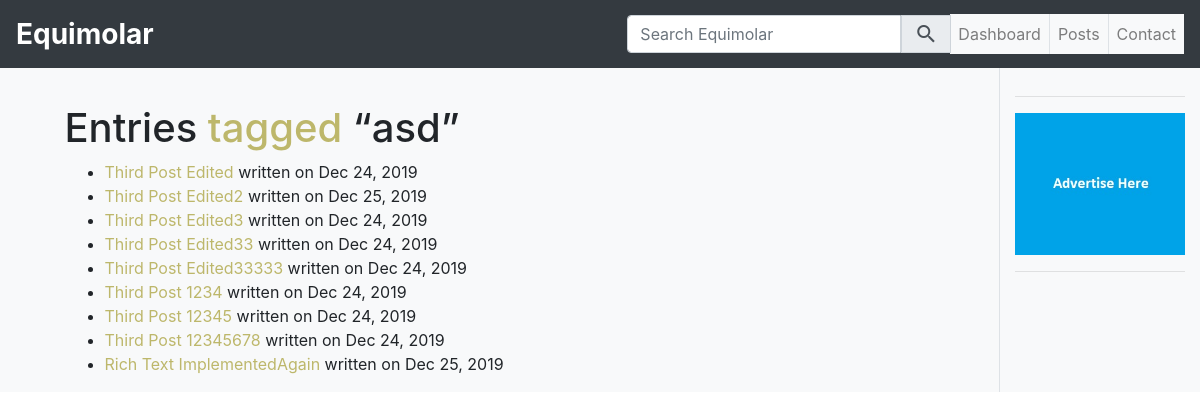
The app's page /tag/6 with its own data.
### equimolar_blog/models.py (models this page shows, shortened)
class Tag(db.Model):
    __tablename__ = 'tags'
    id = db.Column(db.Integer, primary_key=True)
    name = db.Column(db.String(50), unique=True)

class Article(db.Model):
    __tablename__ = 'articles'
    __table_args__ = {'extend_existing': True}
    id = db.Column(db.Integer, primary_key=True)
    title = db.Column(db.String(100), nullable=False)
    slug = db.Column(db.String(150))
    summary = db.Column(db.String(300))
    content = db.Column(db.Text, nullable=False)
    last_mod_date = db.Column(db.DateTime, default=datetime.date(datetime.utcnow()))
    draft = db.Column(db.Boolean, default=0)
    tags = db.relationship('Tag', secondary=articles_tags,
                           backref=db.backref('articles', lazy='dynamic'))
    authour = db.relationship('User', backref='articles', lazy='dynamic')

### equimolar_blog/views.py (the view)
@app.route('/tag/<id>')
def show_tag(id):
    tag = Tag.query.get_or_404(id)
    articles = tag.articles.all()
    return render_template('equimolar/tag.html', tag=tag, entries=articles)

### equimolar_blog/utilities.py (called while the page is built)
def blog_date(dateobj):
    return dateobj.strftime('%b %d, %Y')

### equimolar_blog/templates/equimolar/tag.html (shortened to what this page needs)
{% extends 'equimolar/base.html' %}
{% block main %}
  <h1>Entries <a href="">tagged</a> “{{ tag.name }}”</h1>
  <ul>
  {%- for entry in entries %}
    <li>
      <a href="/{{ entry.slug }}">{{ entry.title }}</a>
      written on {{ blog_date(entry.last_mod_date) }}
    </li>
  {%- endfor %}
  </ul>
{% endblock %}

### equimolar_blog/templates/equimolar/base.html (style rules this page uses)
a { color:darkkhaki; text-decoration: green; }

### records on screen
Tag: name "asd"
Article: title "Third Post Edited", last_mod_date "Dec 24, 2019"
Article: title "Third Post Edited2", last_mod_date "Dec 25, 2019"
Article: title "Third Post Edited3", last_mod_date "Dec 24, 2019"
Article: title "Third Post Edited33", last_mod_date "Dec 24, 2019"
Article: title "Third Post Edited33333", last_mod_date "Dec 24, 2019"
Article: title "Third Post 1234", last_mod_date "Dec 24, 2019"
Article: title "Third Post 12345", last_mod_date "Dec 24, 2019"
Article: title "Third Post 12345678", last_mod_date "Dec 24, 2019"
Article: title "Rich Text ImplementedAgain", last_mod_date "Dec 25, 2019"

### other values on screen
{{ config.SITE_NAME }} "Equimolar"
